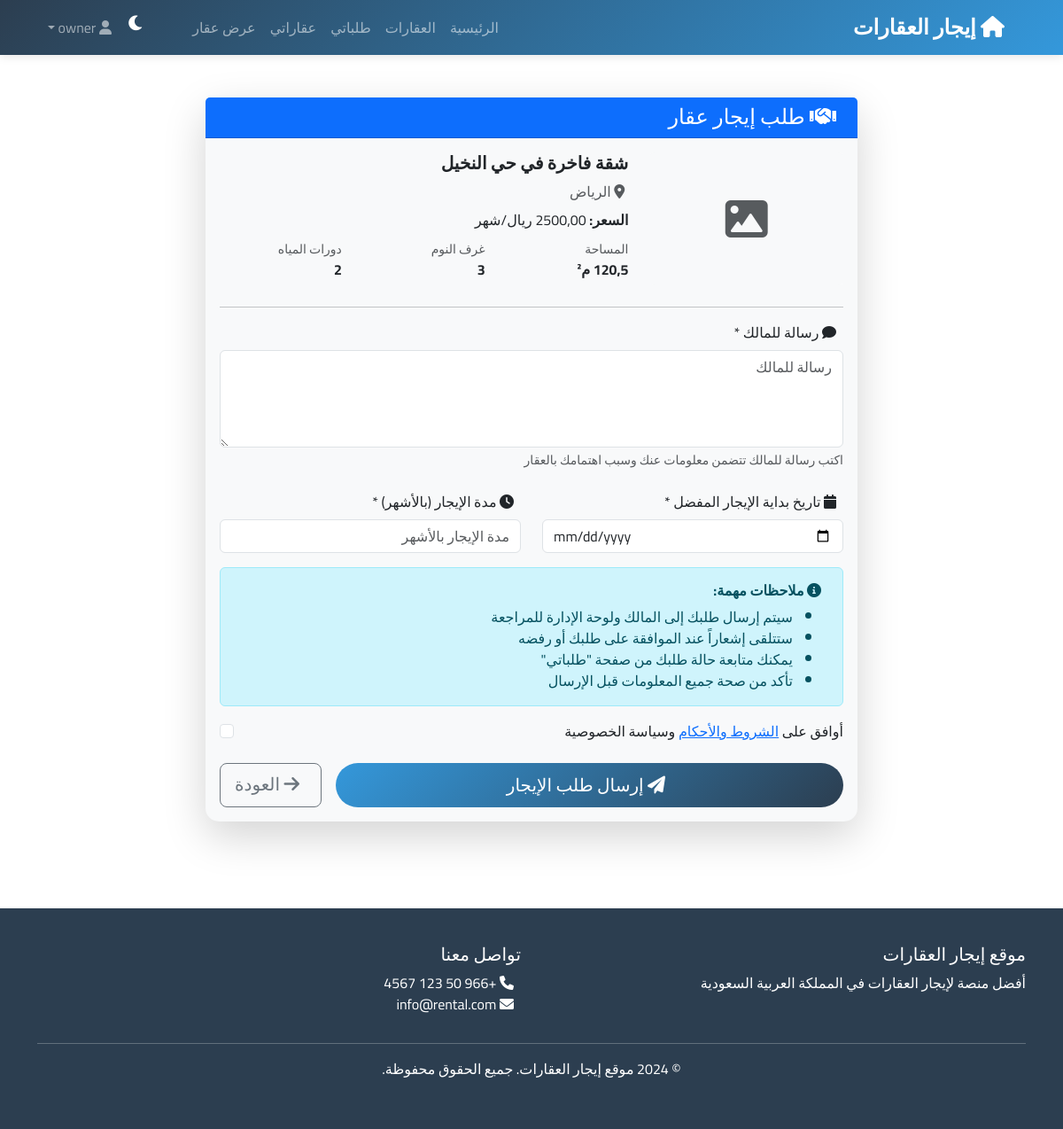
The app's page /rent-request/1/ (signed in) with its own data.
### properties/models.py (models this page shows, shortened)
class Property(models.Model):
    PROPERTY_TYPES = (
        ('apartment', 'شقة'),
        ('villa', 'فيلا'),
        ('office', 'مكتب'),
        ('shop', 'محل تجاري'),
        ('warehouse', 'مستودع'),
    )
    STATUS_CHOICES = (
        ('available', 'متاح'),
        ('rented', 'مؤجر'),
        ('maintenance', 'تحت الصيانة'),
    )
    owner = models.ForeignKey(settings.AUTH_USER_MODEL, on_delete=models.CASCADE, related_name='properties')
    title = models.CharField(max_length=200)
    description = models.TextField()
    property_type = models.CharField(max_length=20, choices=PROPERTY_TYPES)
    address = models.TextField()
    city = models.CharField(max_length=100)
    area = models.FloatField(help_text="المساحة بالمتر المربع")
    bedrooms = models.IntegerField(default=0)
    bathrooms = models.IntegerField(default=0)
    price = models.DecimalField(max_digits=10, decimal_places=2)
    status = models.CharField(max_length=20, choices=STATUS_CHOICES, default='available')
    is_approved = models.BooleanField(default=False)
    created_at = models.DateTimeField(auto_now_add=True)
    updated_at = models.DateTimeField(auto_now=True)
    class Meta:
        verbose_name = "عقار"
        verbose_name_plural = "العقارات"

### properties/views.py (the view)
# urls.py: path('rent-request/<int:property_id>/', views.rent_request, name='rent_request'),
@login_required
def rent_request(request, property_id):
    property_obj = get_object_or_404(Property, pk=property_id, is_approved=True, status='available')
    if request.method == 'POST':
        form = RentalRequestForm(request.POST)
        if form.is_valid():
            rental_request = form.save(commit=False)
            rental_request.client = request.user
            rental_request.property = property_obj
            rental_request.save()
            messages.success(request, 'تم إرسال طلب الإيجار بنجاح!')
            return redirect('properties:my_requests')
    else:
        form = RentalRequestForm()
    context = {
        'form': form,
        'property': property_obj,
    }
    return render(request, 'properties/rent_request.html', context)

### properties/forms.py
class RentalRequestForm(forms.ModelForm):
    class Meta:
        model = RentalRequest
        fields = ['message', 'preferred_start_date', 'duration_months']
        widgets = {
            'message': forms.Textarea(attrs={
                'class': 'form-control',
                'rows': 4,
                'placeholder': 'رسالة للمالك'
            }),
            'preferred_start_date': forms.DateInput(attrs={
                'class': 'form-control',
                'type': 'date'
            }),
            'duration_months': forms.NumberInput(attrs={
                'class': 'form-control',
                'placeholder': 'مدة الإيجار بالأشهر'
            }),
        }

### templates/properties/rent_request.html (shortened to what this page needs)
{% extends 'base.html' %}
{% block content %}
<div class="container py-5">
    <div class="row justify-content-center">
        <div class="col-lg-8">
            <div class="card shadow-lg">
                <div class="card-header bg-primary text-white">
                    <h4 class="mb-0">
                        <i class="fas fa-handshake me-2"></i>
                        طلب إيجار عقار
                    </h4>
                </div>
                <div class="card-body">
                    <div class="row mb-4">
                        <div class="col-md-4">
                            {% if property.images.first %}
                                <img src="{{ property.images.first.image.url }}"
                                     class="img-fluid rounded" alt="{{ property.title }}">
                            {% else %}
                                <div class="bg-light rounded d-flex align-items-center justify-content-center"
                                     style="height: 150px;">
                                    <i class="fas fa-image fa-3x text-muted"></i>
                                </div>
                            {% endif %}
                        </div>
                        <div class="col-md-8">
                            <h5 class="fw-bold">{{ property.title }}</h5>
                            <p class="text-muted mb-2">
                                <i class="fas fa-map-marker-alt me-1"></i>
                                {{ property.city }}
                            </p>
                            <p class="mb-2">
                                <strong>السعر:</strong> {{ property.price }} ريال/شهر
                            </p>
                            <div class="row">
                                <div class="col-4">
                                    <small class="text-muted">المساحة</small><br>
                                    <strong>{{ property.area }} م²</strong>
                                </div>
                                <div class="col-4">
                                    <small class="text-muted">غرف النوم</small><br>
                                    <strong>{{ property.bedrooms }}</strong>
                                </div>
                                <div class="col-4">
                                    <small class="text-muted">دورات المياه</small><br>
                                    <strong>{{ property.bathrooms }}</strong>
                                </div>
                            </div>
                        </div>
                    </div>
                    <hr>
                    <form method="post" class="needs-validation" novalidate>
                        <div class="mb-4">
                            <label for="{{ form.message.id_for_label }}" class="form-label">
                                <i class="fas fa-comment me-2"></i>
                                رسالة للمالك *
                            </label>
                            {{ form.message }}
                            <div class="form-text">
                                اكتب رسالة للمالك تتضمن معلومات عنك وسبب اهتمامك بالعقار
                            </div>
                        </div>
                        <div class="row">
                            <div class="col-md-6 mb-3">
                                <label for="{{ form.preferred_start_date.id_for_label }}" class="form-label">
                                    <i class="fas fa-calendar me-2"></i>
                                    تاريخ بداية الإيجار المفضل *
                                </label>
                                {{ form.preferred_start_date }}
                            </div>
                            <div class="col-md-6 mb-3">
                                <label for="{{ form.duration_months.id_for_label }}" class="form-label">
                                    <i class="fas fa-clock me-2"></i>
                                    مدة الإيجار (بالأشهر) *
                                </label>
                                {{ form.duration_months }}
                            </div>
                        </div>
                        <div class="alert alert-info">
                            <h6 class="fw-bold">
                                <i class="fas fa-info-circle me-2"></i>
                                ملاحظات مهمة:
                            </h6>
                            <ul class="mb-0">
                                <li>سيتم إرسال طلبك إلى المالك ولوحة الإدارة للمراجعة</li>
                                <li>ستتلقى إشعاراً عند الموافقة على طلبك أو رفضه</li>
                                <li>يمكنك متابعة حالة طلبك من صفحة "طلباتي"</li>
                                <li>تأكد من صحة جميع المعلومات قبل الإرسال</li>
                            </ul>
                        </div>
                        <div class="form-check mb-4">
                            <input class="form-check-input" type="checkbox" id="terms" required>
                            <label class="form-check-label" for="terms">
                                أوافق على <a href="#" class="text-primary">الشروط والأحكام</a> وسياسة الخصوصية
                            </label>
                        </div>
                        <div class="d-flex gap-3">
                            <button type="submit" class="btn btn-primary btn-lg flex-fill">
                                <i class="fas fa-paper-plane me-2"></i>
                                إرسال طلب الإيجار
                            </button>
                            <a href="{% url 'properties:property_detail' property.pk %}"
                               class="btn btn-outline-secondary btn-lg">
                                <i class="fas fa-arrow-right me-2"></i>
                                العودة
                            </a>
                        </div>
                    </form>
                </div>
            </div>
        </div>
    </div>
</div>
{% endblock %}

### static/css/custom.css (style rules this page uses)
:root { --primary-gradient: linear-gradient(135deg, #667eea 0%, #764ba2 100%); --success-gradient: linear-gradient(135deg, #11998e 0%, #38ef7d 100%); --warning-gradient: linear-gradient(135deg, #f093fb 0%, #f5576c 100%); --info-gradient: linear-gradient(135deg, #4facfe 0%, #00f2fe 100%); --dark-gradient: linear-gradient(135deg, #2c3e50 0%, #34495e 100%); --shadow-light: 0 2px 10px rgba(0,0,0,0.1); --shadow-medium: 0 5px 20px rgba(0,0,0,0.15); --shadow-heavy: 0 10px 30px rgba(0,0,0,0.2); --border-radius: 15px; --transition: all 0.3s cubic-bezier(0.4, 0, 0.2, 1); }

### templates/base.html (style rules this page uses)
:root { --primary-color: #2c3e50; --secondary-color: #3498db; --accent-color: #e74c3c; --success-color: #27ae60; --warning-color: #f39c12; --dark-bg: #1a1a1a; --dark-card: #2d2d2d; --dark-text: #ffffff; --light-bg: #ffffff; --light-card: #f8f9fa; --light-text: #333333; }
* { font-family: 'Cairo', sans-serif; }
body { transition: all 0.3s ease; background: var(--light-bg); color: var(--light-text); }
.card { border: none; border-radius: 15px; box-shadow: 0 5px 15px rgba(0,0,0,0.1); transition: all 0.3s ease; background: var(--light-card); }
.btn-primary { background: linear-gradient(135deg, var(--secondary-color), var(--primary-color)); border: none; border-radius: 25px; padding: 10px 25px; transition: all 0.3s ease; }

### records on screen
Property: title "شقة فاخرة في حي النخيل", city "الرياض", bedrooms "3", bathrooms "2"
